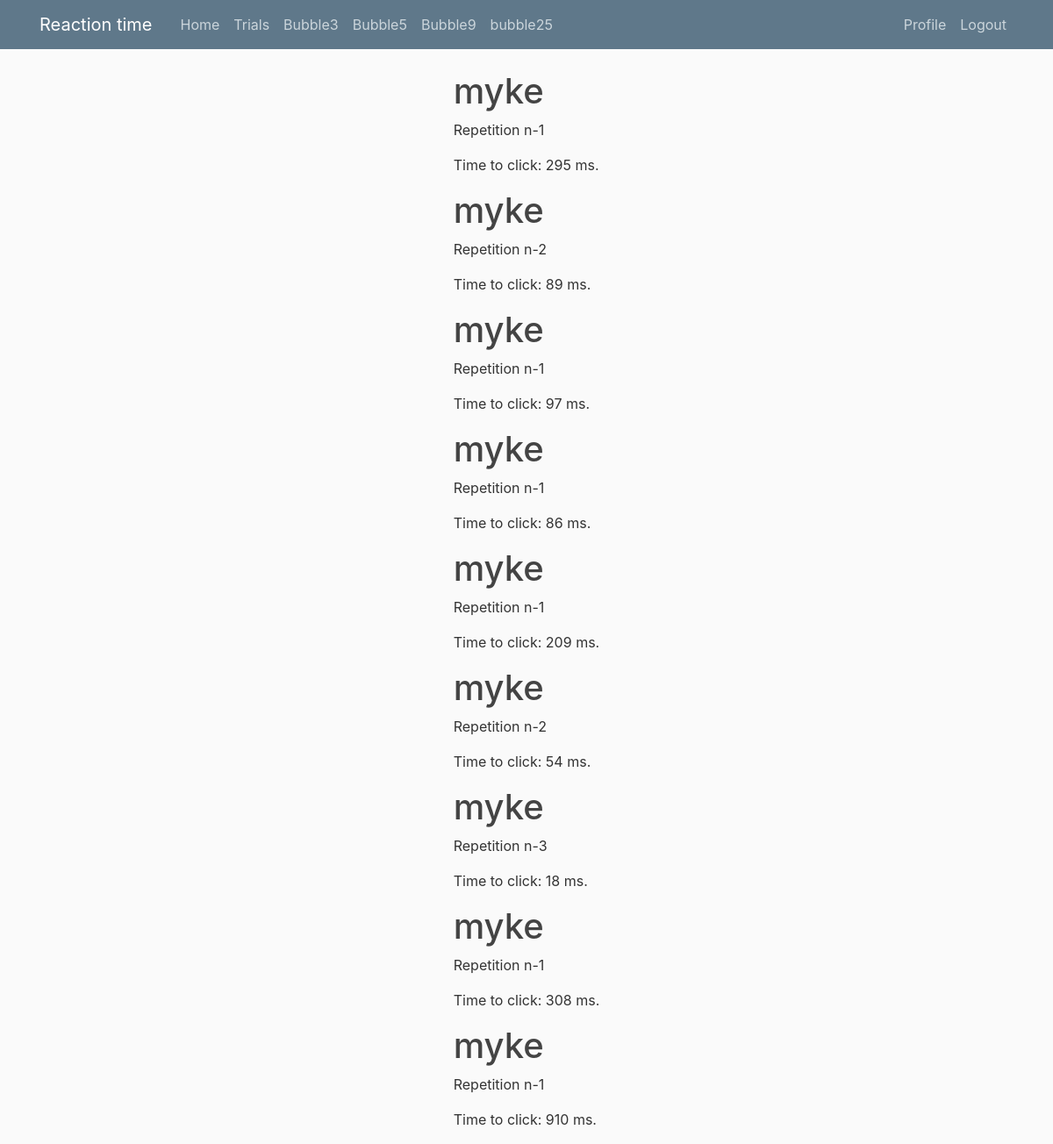
Screenshot of /about (signed in) with the database file from the repository.
### patterns/models.py (models this page shows, shortened)
class Post(models.Model):
    uniqueID        = models.AutoField(blank=True, primary_key=True)
    participantID   = models.ForeignKey(User, on_delete=models.CASCADE)
    representation  = models.CharField(max_length=100)
    numberofvalues  = models.CharField(max_length=100, default="Default value for numofval")
    repetition      = models.CharField(max_length=100, blank=True, null=True)
    values          = models.CharField(max_length=100, blank=True, null=True)
    correctanswer   = models.IntegerField(blank=True, null=True)
    answer          = models.IntegerField(blank=True, null=True)
    time            = models.IntegerField(blank=True, null=True)
    title = models.CharField(max_length=100)
    content = models.TextField()

### patterns/views.py (the view)
def about(request):
    if request.GET.get('Button') == 'Button':
        print('user clicked summary')
    context = {
        'posts': Post.objects.all()
    }
    return render(request, 'patterns/about.html', context)

### patterns/templates/patterns/about.html
{% extends "patterns/base.html" %}
{% block content %}
    {%  for post in posts %}
        <h1> {{ post.participantID }}</h1>
        <p> Repetition n-{{ post.repetition }}</p>
        <p> Time to click: {{ post.time }} ms.</p>
    {% endfor %}
{% endblock content %}

### patterns/static/patterns/main.css (style rules this page uses)
body { background: #fafafa; color: #333333; margin-top: 5rem; }
h1, h2, h3, h4, h5, h6 { color: #444444; }

### rows the page displays
Post: participantID "myke", repetition "1", time "295"
Post: participantID "myke", repetition "2", time "89"
Post: participantID "myke", repetition "1", time "97"
Post: participantID "myke", repetition "1", time "86"
Post: participantID "myke", repetition "1", time "209"
Post: participantID "myke", repetition "2", time "54"
Post: participantID "myke", repetition "3", time "18"
Post: participantID "myke", repetition "1", time "308"
Post: participantID "myke", repetition "1", time "910"
